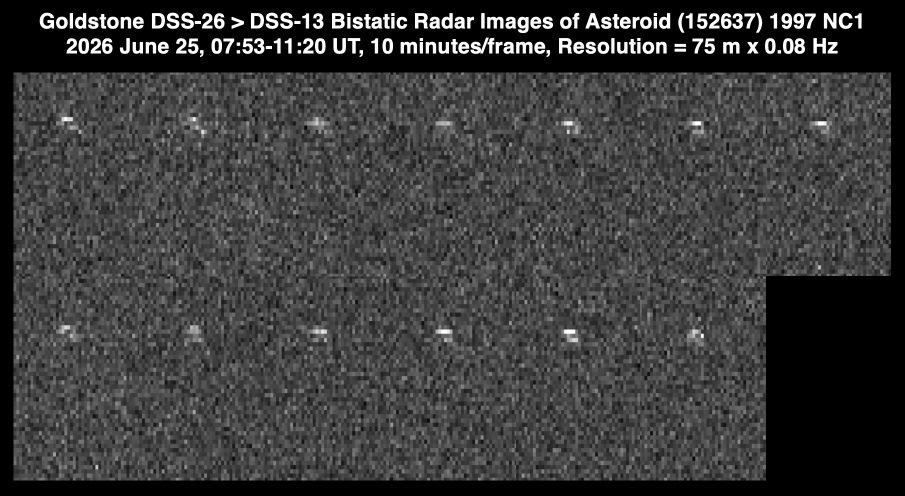
%> input picture public_data/1997NC1/1997nc1.jun25.p5us.p08hz.13panel.labelled.collage.10minutes.jpg, 1810 x 992 px (shown at 1/2 size)
$ octave read.m   (GNU Octave 9; MATLAB toolbox functions it lacks are replaced by stand-ins)
%> lines starting %> are read from the running program, lines starting %| are printed output that depends on the picture
%% 批量裁剪：13 个自定义矩形区域，保存为 PNG
clear; clc; close all;

input_file = '1997nc1.jun25.p5us.p08hz.13panel.labelled.collage.10minutes.jpg';
output_dir = 'image';   % 保存目录
% 读取图像
if ~exist(input_file, 'file')
    error('文件 %s 不存在，请检查路径。', input_file);
end
img = imread(input_file);
%> img is the input picture: size 992x1810x3 uint8; min 0, max 255, mean 59.4
[img_h, img_w, ~] = size(img);
%> img_h = 992; img_w = 1810
fprintf('原始图像尺寸：宽=%d, 高=%d\n', img_w, img_h);
%| 原始图像尺寸：宽=1810, 高=992

%%
% 定义 13 个裁剪区域（每个区域：x0, y0, width, height）
% 注意：坐标是 MATLAB 索引（从 1 开始），x0 为列（水平），y0 为行（垂直）
regions = [
    struct('x0', 37,   'y0', 160, 'w', 200, 'h', 200);   % 000
    struct('x0', 288,  'y0', 170, 'w', 200, 'h', 200);   % 001
    struct('x0', 538,  'y0', 170, 'w', 200, 'h', 200);   % 002
    struct('x0', 789,  'y0', 170, 'w', 200, 'h', 200);   % 003
    struct('x0', 1040, 'y0', 170, 'w', 200, 'h', 200);   % 004
    struct('x0', 1291, 'y0', 170, 'w', 200, 'h', 200);   % 005
    struct('x0', 1541, 'y0', 170, 'w', 200, 'h', 200);   % 006
    struct('x0', 37,   'y0', 580, 'w', 200, 'h', 200);   % 007
    struct('x0', 288,  'y0', 580, 'w', 200, 'h', 200);   % 008
    struct('x0', 539,  'y0', 590, 'w', 200, 'h', 200);   % 009
    struct('x0', 790,  'y0', 590, 'w', 200, 'h', 200);   % 010
    struct('x0', 1040, 'y0', 590, 'w', 200, 'h', 200);   % 011
    struct('x0', 1291, 'y0', 590, 'w', 200, 'h', 200);   % 012
];
% ==============================================================
% 在原始拼图上显示 13 个裁剪框的位置
figure;
imshow(img);  % 假设 img 已读入
hold on;

% 定义颜色（红色矩形框）
colors = lines(13);  % 区分不同区域（可选）

for i = 1:length(regions)
    r = regions(i);
    % 绘制矩形框（注意 rectangle 的坐标为 [x, y, width, height]）
    rectangle('Position', [r.x0, r.y0, r.w, r.h], ...
              'EdgeColor', 'r', 'LineWidth', 1.5);
    % 在矩形左上角显示编号
    text(r.x0 + 5, r.y0 + 15, sprintf('%03d', i-1), ...
         'Color', 'r', 'FontSize', 10, 'FontWeight', 'bold', ...
         'BackgroundColor', 'white', 'EdgeColor', 'none');
end
hold off;
title('13 个裁剪区域示意（红色框，编号 000~012）');
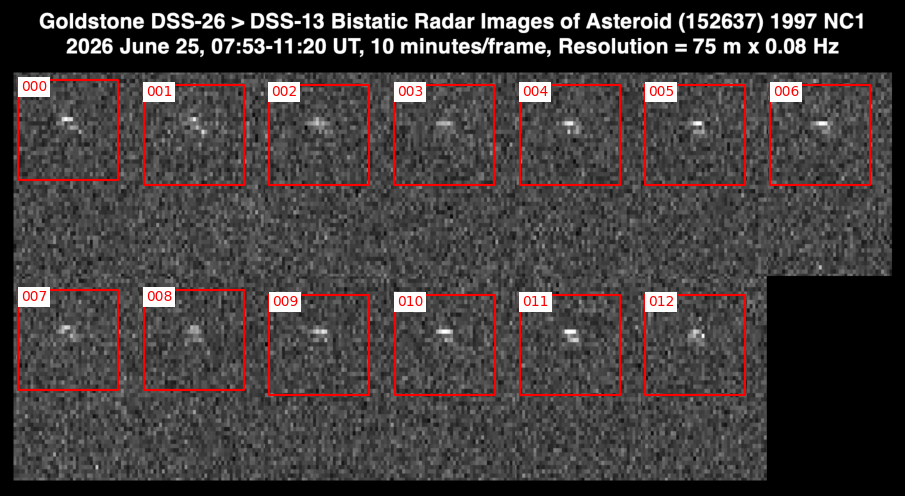
%> figure redrawn from the program's plot data; shown at 1/2 size; its title reads '13 个裁剪区域示意（红色框，编号 000~012）'
%%
% 创建输出目录
if ~exist(output_dir, 'dir')
    mkdir(output_dir);
end
[status, msg] = mkdir(output_dir);
if ~status
    error('创建目录失败: %s', msg);
end

% 循环裁剪
for i = 1:length(regions)
    r = regions(i);

    % 检查边界
    if r.x0 < 1 || r.y0 < 1 || r.x0 + r.w - 1 > img_w || r.y0 + r.h - 1 > img_h
        warning('区域 %d 超出图像边界，已跳过 (x0=%d, y0=%d, w=%d, h=%d)', ...
                i-1, r.x0, r.y0, r.w, r.h);
        continue;
    end

    % 裁剪
    cropped = img(r.y0 : r.y0 + r.h - 1, r.x0 : r.x0 + r.w - 1, :);

    % 保存为 PNG
    output_filename = fullfile(output_dir, sprintf('%03d.png', i-1));
    imwrite(cropped, output_filename);
    fprintf('已保存 %s  [%d, %d] %dx%d\n', output_filename, r.x0, r.y0, r.w, r.h);
end
%> this loop made 13 passes
%> pass 1, `cropped = img(r.y0 : r.y0 + r.h - 1, r.x0 : r.x0 + r.w - 1, :);`:
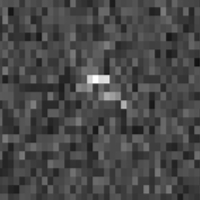
%> cropped: size 200x200x3 uint8; min 13, max 255, mean 71.7
%> pass 2, `cropped = img(r.y0 : r.y0 + r.h - 1, r.x0 : r.x0 + r.w - 1, :);`:
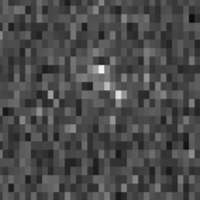
%> cropped: size 200x200x3 uint8; min 6, max 249, mean 74.8
%> pass 3, `cropped = img(r.y0 : r.y0 + r.h - 1, r.x0 : r.x0 + r.w - 1, :);`:
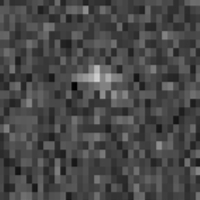
%> cropped: size 200x200x3 uint8; min 0, max 213, mean 72.1

fprintf('全部完成！裁剪图片保存在 %s 目录下。\n', output_dir);


%%
% [4 lines of commented-out code are left out]
